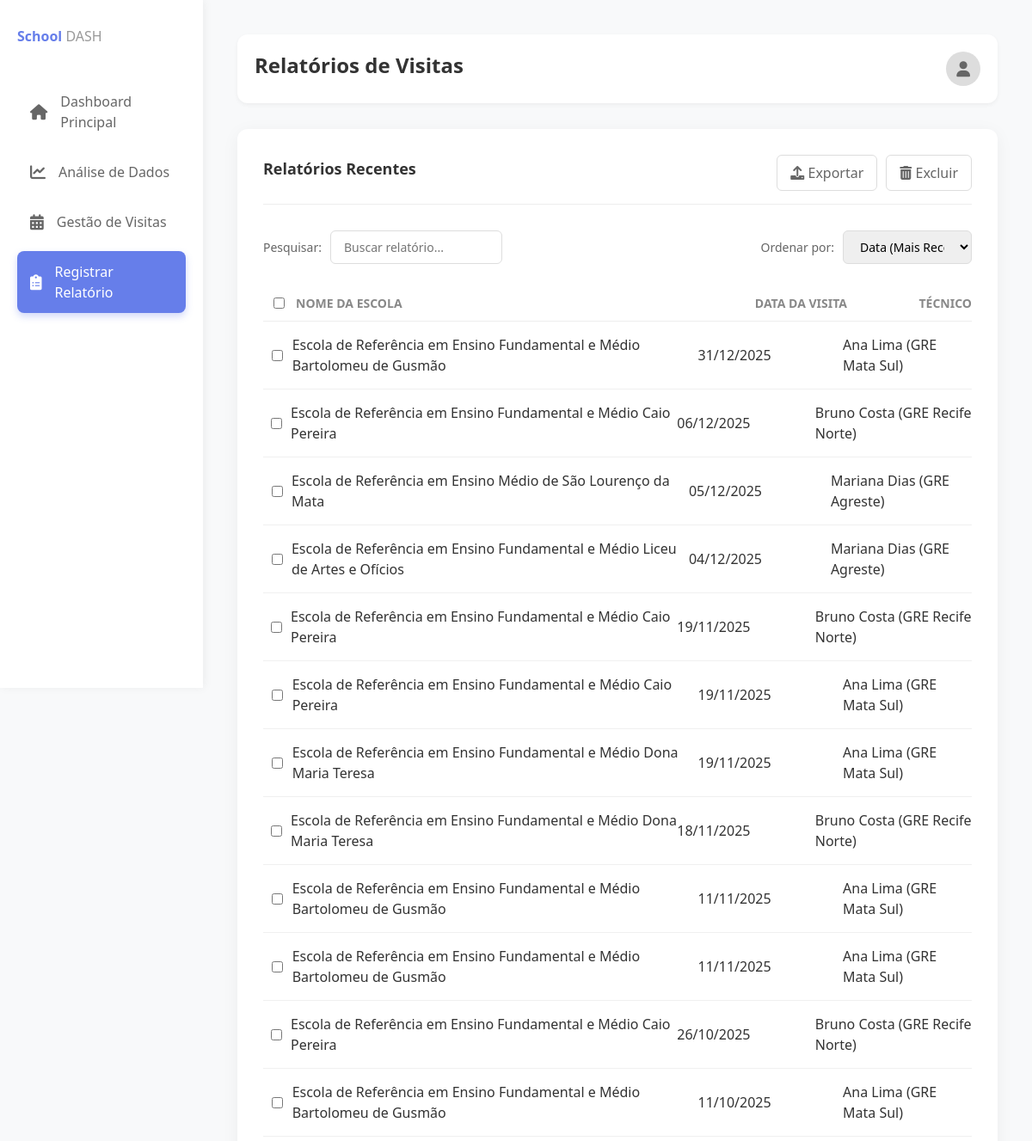
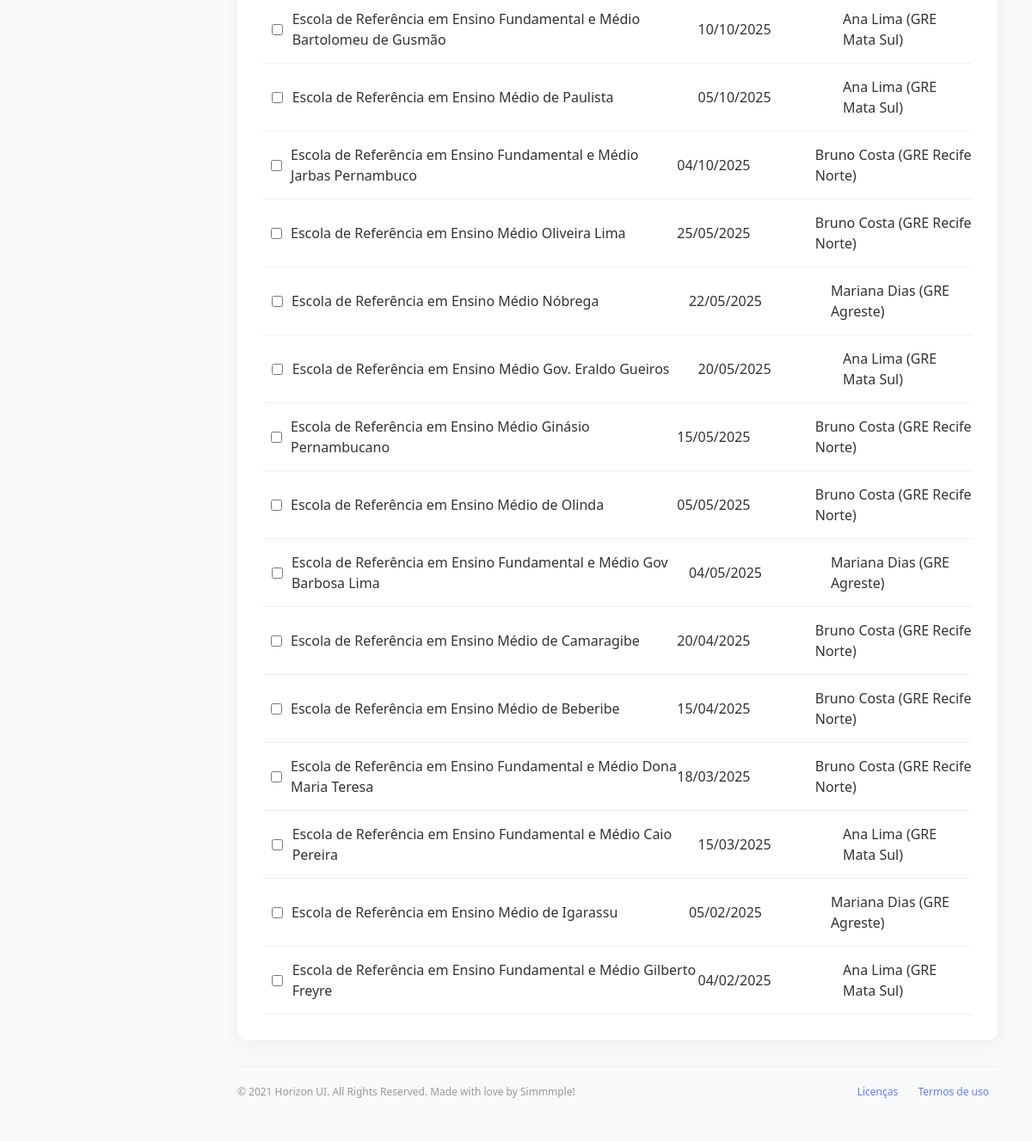
The app's page /relatorios/ (signed in) with its own data (2 pictures, top to bottom).
### core/models.py (models this page shows, shortened)
class VisitaTecnica(models.Model):
    escola = models.CharField(max_length=255)
    data_visita = models.DateField(null=True, blank=True) # Melhor tipo para datas
    tecnico_gre = models.CharField(max_length=255, null=True, blank=True)
    servidor_escola = models.CharField(max_length=255, null=True, blank=True)
    demanda = models.TextField(null=True, blank=True) # TextField é melhor para textos longos
    encaminhamento = models.TextField(null=True, blank=True)
    observacao = models.TextField(null=True, blank=True)
    ocorrencias = models.ManyToManyField(Ocorrencia, blank=True, verbose_name="Ocorrências observadas")

### core/views.py (the view, shortened to what this page needs)
# urls.py: path('relatorios/', views.relatorios_view, name='relatorios'),
@login_required(login_url='login')
def relatorios_view(request):
    relatorios = VisitaTecnica.objects.all().order_by('-data_visita')
    context = {
        'relatorios': relatorios,
    }
    return render(request, 'relatorios.html', context)

### core/templates/relatorios.html (shortened to what this page needs)
{% extends 'base.html' %}
{% load static %}
{% block extra_css %}
<link rel="stylesheet" href="{% static 'css/relatorios.css' %}">
{% endblock extra_css %}
{% block content %}
<div class="dashboard-container">
    <aside class="sidebar">
        <div class="logo">School <span>DASH</span></div>
        <a href="{% url 'main_dashboard' %}" class="menu-item">
            <i class="fas fa-home"></i> Dashboard Principal
        </a>
        <a href="{% url 'analise_dashboard' %}" class="menu-item">
            <i class="fas fa-chart-line"></i> Análise de Dados
        </a>
        <a href="{% url 'visitas' %}" class="menu-item">
            <i class="fas fa-calendar-alt"></i> Gestão de Visitas
        </a>
        <a href="{% url 'relatorios' %}" class="menu-item active">
            <i class="fas fa-clipboard-list"></i> Registrar Relatório
        </a>
    </aside>
    <main class="main-content">
        <header class="header">
            <h1 class="header-title">Relatórios de Visitas</h1>
            <div class="profile-icon">
                <i class="fas fa-user"></i>
            </div>
        </header>
        <form id="relatoriosForm" method="POST">
            <div class="table-card">
                <div class="table-header">
                    <h2 class="table-title">Relatórios Recentes</h2>
                    <div class="header-actions">
                        <button type="button" class="btn-action" id="exportBtn"><i class="fas fa-upload"></i> Exportar</button>
                        <button type="button" class="btn-action btn-danger" id="deleteBtn"><i class="fas fa-trash-alt"></i> Excluir</button>
                    </div>
                </div>
                <div class="table-controls">
                    <div class="control-item">
                        <label for="search">Pesquisar:</label>
                        <input type="text" id="search" class="search-input" placeholder="Buscar relatório...">
                    </div>
                    <div class="control-item">
                        <label for="sort">Ordenar por:</label>
                        <select id="sort" class="search-input" style="width: 150px;">
                            <option value="data">Data (Mais Recente)</option>
                        </select>
                    </div>
                </div>
                <div class="table-content">
                    <div class="table-head">
                        <div class="col-checkbox">
                            <input type="checkbox" id="selectAll">
                        </div>
                        <div class="col-name">NOME DA ESCOLA</div>
                        <div class="col-date">DATA DA VISITA</div>
                        <div class="col-tecnico">TÉCNICO</div>
                    </div>
                    {% for visita in relatorios %}
                    <div class="table-row">
                        <div class="col-checkbox">
                            <input type="checkbox" name="selected_relatorios" value="{{ visita.id }}">
                        </div>
                        <div class="col-name">{{ visita.escola }}</div>
                        <div class="col-date">{{ visita.data_visita|date:"d/m/Y" }}</div>
                        <div class="col-tecnico">{{ visita.tecnico_gre }}</div>
                    </div>
                    {% empty %}
                    <div class="table-row">
                        <div class="col-checkbox"></div>
                        <div class="col-name" colspan="3">Nenhum relatório encontrado.</div>
                    </div>
                    {% endfor %}
                </div>
            </div>
        </form>
        <div class="footer">
            <div>© 2021 Horizon UI. All Rights Reserved. Made with love by Simmmple!</div>
            <div>
               <a href="#" style="margin: 0 10px;">Licenças</a>
                <a href="#" style="margin: 0 10px;">Termos de uso</a>
            </div>
        </div>
    </main>
</div>
{% endblock content %}

### static/css/relatorios.css (style rules this page uses)
* { margin: 0; padding: 0; box-sizing: border-box; }
body { font-family: 'Segoe UI', Tahoma, Geneva, Verdana, sans-serif; background: #f7f8fc; color: #333; }
.dashboard-container { display: flex; min-height: 100vh; }
.sidebar { width: 250px; background: white; padding: 30px 20px; box-shadow: 2px 0 10px rgba(0,0,0,0.05); height: 100vh; position: sticky; top: 0; display: flex; flex-direction: column }
.logo { font-size: 16px; font-weight: 600; margin-bottom: 40px; color: #667eea; }
.logo span { font-weight: 300; color: #999; }
.menu-item { display: flex; align-items: center; padding: 12px 15px; margin-bottom: 10px; border-radius: 8px; text-decoration: none; color: #666; transition: background-color 0.2s, color 0.2s; }
.menu-item i { margin-right: 15px; font-size: 18px; }
.menu-item.active { background: #667eea; color: white; box-shadow: 0 4px 8px rgba(102, 126, 234, 0.3); }
.menu-item.active i { color: white; }
.main-content { flex-grow: 1; padding: 40px; overflow-x: hidden; }
.header { display: flex; justify-content: space-between; align-items: center; margin-bottom: 30px; background: white; padding: 20px; border-radius: 12px; box-shadow: 0 2px 5px rgba(0,0,0,0.05); }
.header-title { font-size: 24px; font-weight: 600; color: #333; }
.profile-icon { width: 40px; height: 40px; border-radius: 50%; background: #ddd; display: flex; align-items: center; justify-content: center; font-size: 18px; color: #666; }
.table-card { background: white; padding: 30px; border-radius: 12px; box-shadow: 0 4px 20px rgba(0, 0, 0, 0.05); margin-bottom: 30px; }
.table-header { display: flex; justify-content: space-between; align-items: center; margin-bottom: 20px; padding-bottom: 15px; border-bottom: 1px solid #eee; }
.table-title { font-size: 18px; font-weight: 600; color: #333; }
.header-actions { display: flex; gap: 10px; }
.btn-action { background: none; border: 1px solid #ddd; color: #666; padding: 8px 15px; border-radius: 6px; cursor: pointer; transition: background-color 0.2s; }
.table-controls { display: flex; justify-content: space-between; align-items: center; margin-bottom: 15px; padding: 10px 0; }
.control-item { display: flex; align-items: center; }
.control-item label { margin-right: 10px; font-size: 14px; color: #666; }
.search-input { padding: 8px 15px; border: 1px solid #ddd; border-radius: 6px; font-size: 14px; width: 200px; }
.table-head { display: flex; padding: 10px 0; border-bottom: 1px solid #eee; font-size: 14px; font-weight: 600; color: #888; }
.table-row { display: flex; padding: 15px 0; border-bottom: 1px solid #f0f0f0; align-items: center; transition: background-color 0.1s; }
.col-checkbox { width: 5%; display: flex; justify-content: center; }
.col-name { width: 70%; }
.col-date { width: 25%; }
.footer { padding: 20px 0; border-top: 1px solid #eee; margin-top: auto; display: flex; justify-content: space-between; font-size: 12px; color: #999; }
.footer a { color: #667eea; text-decoration: none; margin: 0 10px; }

### records on screen
VisitaTecnica: escola "Escola de Referência em Ensino Fundamental e Médio Bartolomeu de Gusmão", data_visita "31/12/2025", tecnico_gre "Ana Lima (GRE Mata Sul)"
VisitaTecnica: escola "Escola de Referência em Ensino Fundamental e Médio Caio Pereira", data_visita "06/12/2025", tecnico_gre "Bruno Costa (GRE Recife Norte)"
VisitaTecnica: escola "Escola de Referência em Ensino Médio de São Lourenço da Mata", data_visita "05/12/2025", tecnico_gre "Mariana Dias (GRE Agreste)"
VisitaTecnica: escola "Escola de Referência em Ensino Fundamental e Médio Liceu de Artes e Ofícios", data_visita "04/12/2025", tecnico_gre "Mariana Dias (GRE Agreste)"
VisitaTecnica: escola "Escola de Referência em Ensino Fundamental e Médio Caio Pereira", data_visita "19/11/2025", tecnico_gre "Bruno Costa (GRE Recife Norte)"
VisitaTecnica: escola "Escola de Referência em Ensino Fundamental e Médio Caio Pereira", data_visita "19/11/2025", tecnico_gre "Ana Lima (GRE Mata Sul)"
VisitaTecnica: escola "Escola de Referência em Ensino Fundamental e Médio Dona Maria Teresa", data_visita "19/11/2025", tecnico_gre "Ana Lima (GRE Mata Sul)"
VisitaTecnica: escola "Escola de Referência em Ensino Fundamental e Médio Dona Maria Teresa", data_visita "18/11/2025", tecnico_gre "Bruno Costa (GRE Recife Norte)"
VisitaTecnica: escola "Escola de Referência em Ensino Fundamental e Médio Bartolomeu de Gusmão", data_visita "11/11/2025", tecnico_gre "Ana Lima (GRE Mata Sul)"
VisitaTecnica: escola "Escola de Referência em Ensino Fundamental e Médio Bartolomeu de Gusmão", data_visita "11/11/2025", tecnico_gre "Ana Lima (GRE Mata Sul)"
VisitaTecnica: escola "Escola de Referência em Ensino Fundamental e Médio Caio Pereira", data_visita "26/10/2025", tecnico_gre "Bruno Costa (GRE Recife Norte)"
VisitaTecnica: escola "Escola de Referência em Ensino Fundamental e Médio Bartolomeu de Gusmão", data_visita "11/10/2025", tecnico_gre "Ana Lima (GRE Mata Sul)"
VisitaTecnica: escola "Escola de Referência em Ensino Fundamental e Médio Bartolomeu de Gusmão", data_visita "10/10/2025", tecnico_gre "Ana Lima (GRE Mata Sul)"
VisitaTecnica: escola "Escola de Referência em Ensino Médio de Paulista", data_visita "05/10/2025", tecnico_gre "Ana Lima (GRE Mata Sul)"
VisitaTecnica: escola "Escola de Referência em Ensino Fundamental e Médio Jarbas Pernambuco", data_visita "04/10/2025", tecnico_gre "Bruno Costa (GRE Recife Norte)"
VisitaTecnica: escola "Escola de Referência em Ensino Médio Oliveira Lima", data_visita "25/05/2025", tecnico_gre "Bruno Costa (GRE Recife Norte)"
VisitaTecnica: escola "Escola de Referência em Ensino Médio Nóbrega", data_visita "22/05/2025", tecnico_gre "Mariana Dias (GRE Agreste)"
VisitaTecnica: escola "Escola de Referência em Ensino Médio Gov. Eraldo Gueiros", data_visita "20/05/2025", tecnico_gre "Ana Lima (GRE Mata Sul)"
VisitaTecnica: escola "Escola de Referência em Ensino Médio Ginásio Pernambucano", data_visita "15/05/2025", tecnico_gre "Bruno Costa (GRE Recife Norte)"
VisitaTecnica: escola "Escola de Referência em Ensino Médio de Olinda", data_visita "05/05/2025", tecnico_gre "Bruno Costa (GRE Recife Norte)"
VisitaTecnica: escola "Escola de Referência em Ensino Fundamental e Médio Gov Barbosa Lima", data_visita "04/05/2025", tecnico_gre "Mariana Dias (GRE Agreste)"
VisitaTecnica: escola "Escola de Referência em Ensino Médio de Camaragibe", data_visita "20/04/2025", tecnico_gre "Bruno Costa (GRE Recife Norte)"
VisitaTecnica: escola "Escola de Referência em Ensino Médio de Beberibe", data_visita "15/04/2025", tecnico_gre "Bruno Costa (GRE Recife Norte)"
VisitaTecnica: escola "Escola de Referência em Ensino Fundamental e Médio Dona Maria Teresa", data_visita "18/03/2025", tecnico_gre "Bruno Costa (GRE Recife Norte)"
VisitaTecnica: escola "Escola de Referência em Ensino Fundamental e Médio Caio Pereira", data_visita "15/03/2025", tecnico_gre "Ana Lima (GRE Mata Sul)"
VisitaTecnica: escola "Escola de Referência em Ensino Médio de Igarassu", data_visita "05/02/2025", tecnico_gre "Mariana Dias (GRE Agreste)"
VisitaTecnica: escola "Escola de Referência em Ensino Fundamental e Médio Gilberto Freyre", data_visita "04/02/2025", tecnico_gre "Ana Lima (GRE Mata Sul)"
